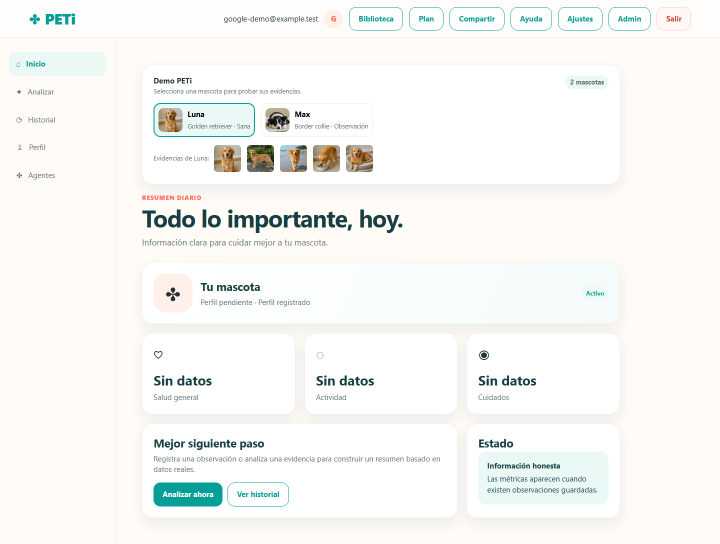
#> input picture release/evidence/hourly-qa/public-web-qa-2026-08-30-1628/route-audit/agents-desktop.png, 1440 x 1088 px, found by its file name (shown at 1/2 size); its folder holds 4 pictures in this run
$ python make-contact-sheets.py
#> lines starting #> are read from the running program, lines starting #| are printed output that depends on the picture
from PIL import Image, ImageDraw, ImageFont
from pathlib import Path

root = Path('release/evidence/hourly-qa/public-web-qa-2026-08-30-1628')
route_dir = root / 'route-audit'
fail_dir = root / 'failed-interactions'
routes = ['HOME','SCAN','HISTORY','PROFILE','AGENTS','CARE','BODY_CHECK','RECORDS','ASSISTANT','PLANS','SETTINGS','FEEDBACK','COLLABORATION','LIBRARY','ADMIN']
viewports = ['desktop','tablet','mobile']
font = ImageFont.load_default()

def label(draw, xy, text):
    draw.rectangle([xy[0], xy[1], xy[0] + len(text)*7 + 8, xy[1] + 16], fill=(255,255,255))
    draw.text((xy[0]+4, xy[1]+3), text, fill=(0,0,0), font=font)

def sheet(paths, out, cols=3, thumb_w=360):
    thumbs = []
    for p, title in paths:
        img = Image.open(p).convert('RGB')
        ratio = thumb_w / img.width
        thumb_h = max(1, int(img.height * ratio))
        img = img.resize((thumb_w, thumb_h))
        thumbs.append((img, title))
    rows = (len(thumbs) + cols - 1) // cols
    row_h = max(img.height for img, _ in thumbs) + 24
    canvas = Image.new('RGB', (cols * thumb_w, rows * row_h), (242,242,242))
    draw = ImageDraw.Draw(canvas)
    for i, (img, title) in enumerate(thumbs):
        x = (i % cols) * thumb_w
        y = (i // cols) * row_h
        canvas.paste(img, (x, y + 20))
        label(draw, (x + 4, y + 2), title)
    canvas.save(out)

for vp in viewports:
    paths = []
    for route in routes:
        slug = route.lower().replace('_','-')
        p = route_dir / f'{slug}-{vp}.png'
        if p.exists():
            paths.append((p, f'{route} {vp}'))
    sheet(paths, root / f'contact-sheet-routes-{vp}.jpg', cols=3, thumb_w=360)
#> in sheet, img is the input picture: PIL image 1440x1088 RGB; mean R, G, B 246.7, 246.7, 244.2
#> in sheet, `img = img.resize((thumb_w, thumb_h))`:
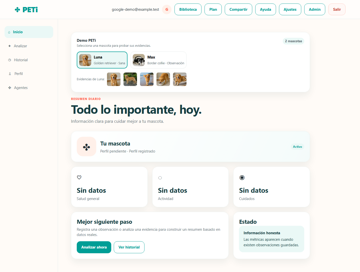
#> img: PIL image 360x272 RGB; mean R, G, B 246.6, 246.7, 244.2
#> in sheet, `canvas = Image.new('RGB', (cols * thumb_w, rows * row_h), (242,242,242))`: canvas: PIL image 1080x296 RGB; every value is 242
#> after the loop in sheet, `for i, (img, title) in enumerate(thumbs):`:
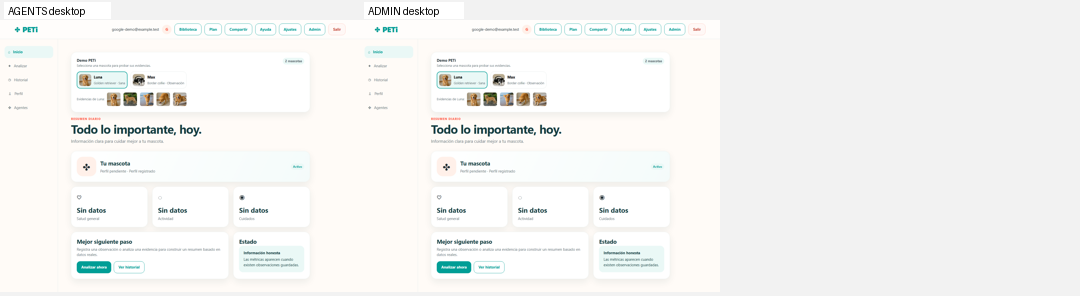
#> canvas: PIL image 1080x296 RGB; mean R, G, B 244.6, 244.7, 243.2
#> pass 2 of the loop `for vp in viewports:`:
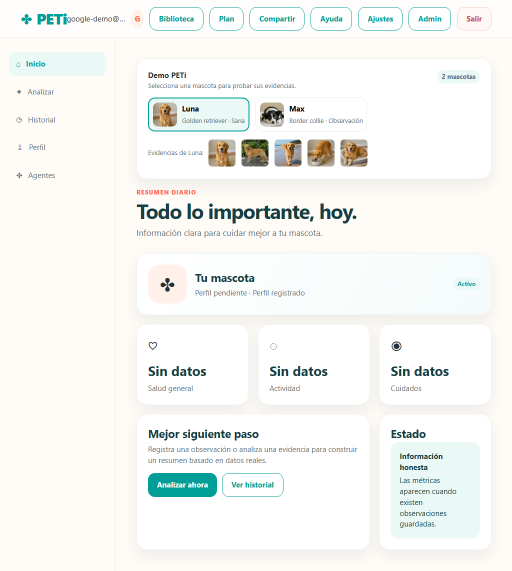
#> input picture release/evidence/hourly-qa/public-web-qa-2026-08-30-1628/route-audit/admin-tablet.png, 1024 x 1141 px, found by its file name (shown at 1/2 size)
#> in sheet, img is the input picture: PIL image 1024x1141 RGB; mean R, G, B 244.5, 245.4, 242.9
#> in sheet (call 2), `img = img.resize((thumb_w, thumb_h))`:
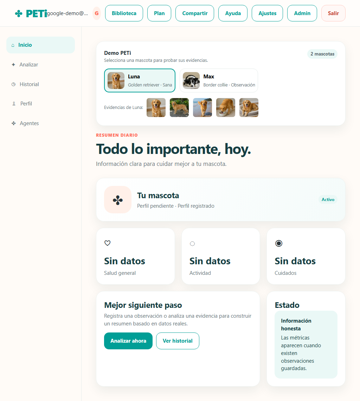
#> img: PIL image 360x401 RGB; mean R, G, B 244.4, 245.3, 242.8
#> rows = 1
#> row_h = 425
#> the loop in sheet (call 2), `for i, (img, title) in enumerate(thumbs):` made 1 pass
#> (title, x, y) on pass 1: ('ADMIN tablet', 0, 0)
#> after the loop in sheet (call 2), `for i, (img, title) in enumerate(thumbs):`:
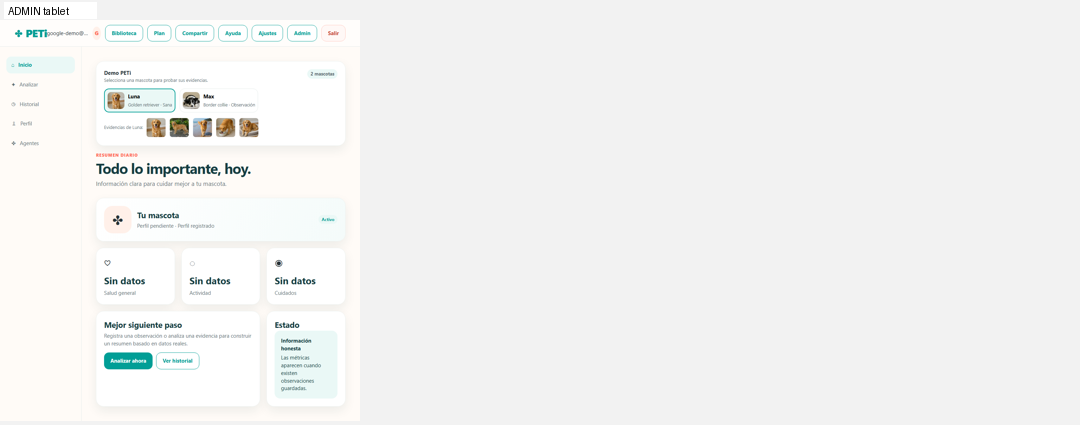
#> canvas: PIL image 1080x425 RGB; mean R, G, B 242.7, 243, 242.2
#> pass 3 of the loop `for vp in viewports:`:
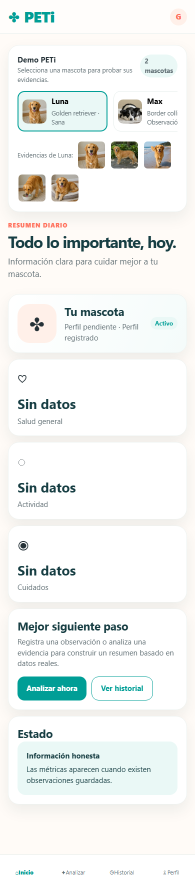
#> input picture release/evidence/hourly-qa/public-web-qa-2026-08-30-1628/route-audit/admin-mobile.png, 390 x 1781 px, found by its file name (shown at 1/2 size)
#> in sheet, img is the input picture: PIL image 390x1781 RGB; mean R, G, B 240.5, 242.8, 240.7
#> in sheet (call 3), `img = img.resize((thumb_w, thumb_h))`:
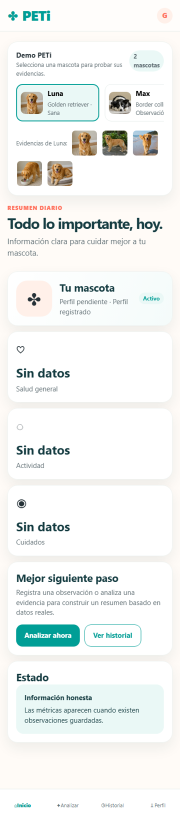
#> img: PIL image 360x1644 RGB (shown at 1/2 size); mean R, G, B 240.4, 242.7, 240.6
#> row_h = 1668
#> the loop in sheet (call 3), `for i, (img, title) in enumerate(thumbs):` made 1 pass
#> after the loop in sheet (call 3), `for i, (img, title) in enumerate(thumbs):`:
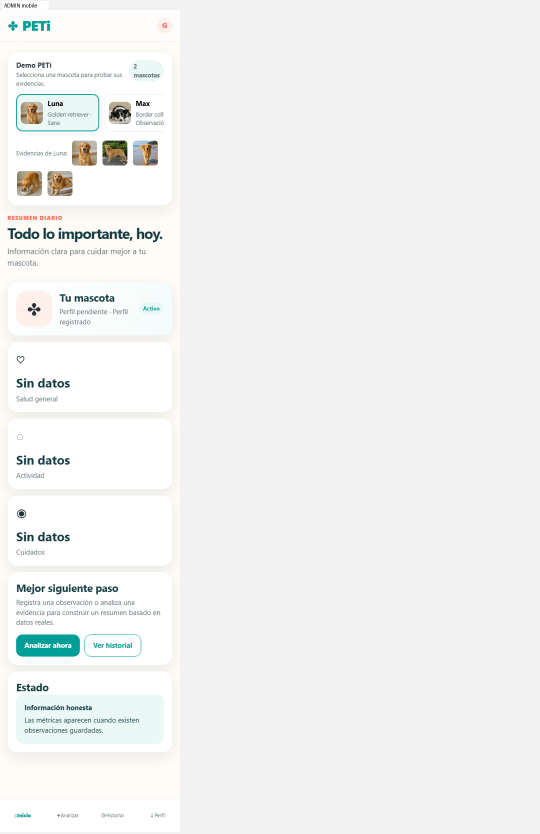
#> canvas: PIL image 1080x1668 RGB (shown at 1/2 size); mean R, G, B 241.5, 242.2, 241.5

fail_paths = []
for p in sorted(fail_dir.glob('extended-interactions-*/test-failed-1.png')):
    fail_paths.append((p, p.parent.name.replace('extended-interactions-', '')[:44]))
if fail_paths:
    sheet(fail_paths, root / 'contact-sheet-failures.jpg', cols=3, thumb_w=360)
print('created contact sheets')
